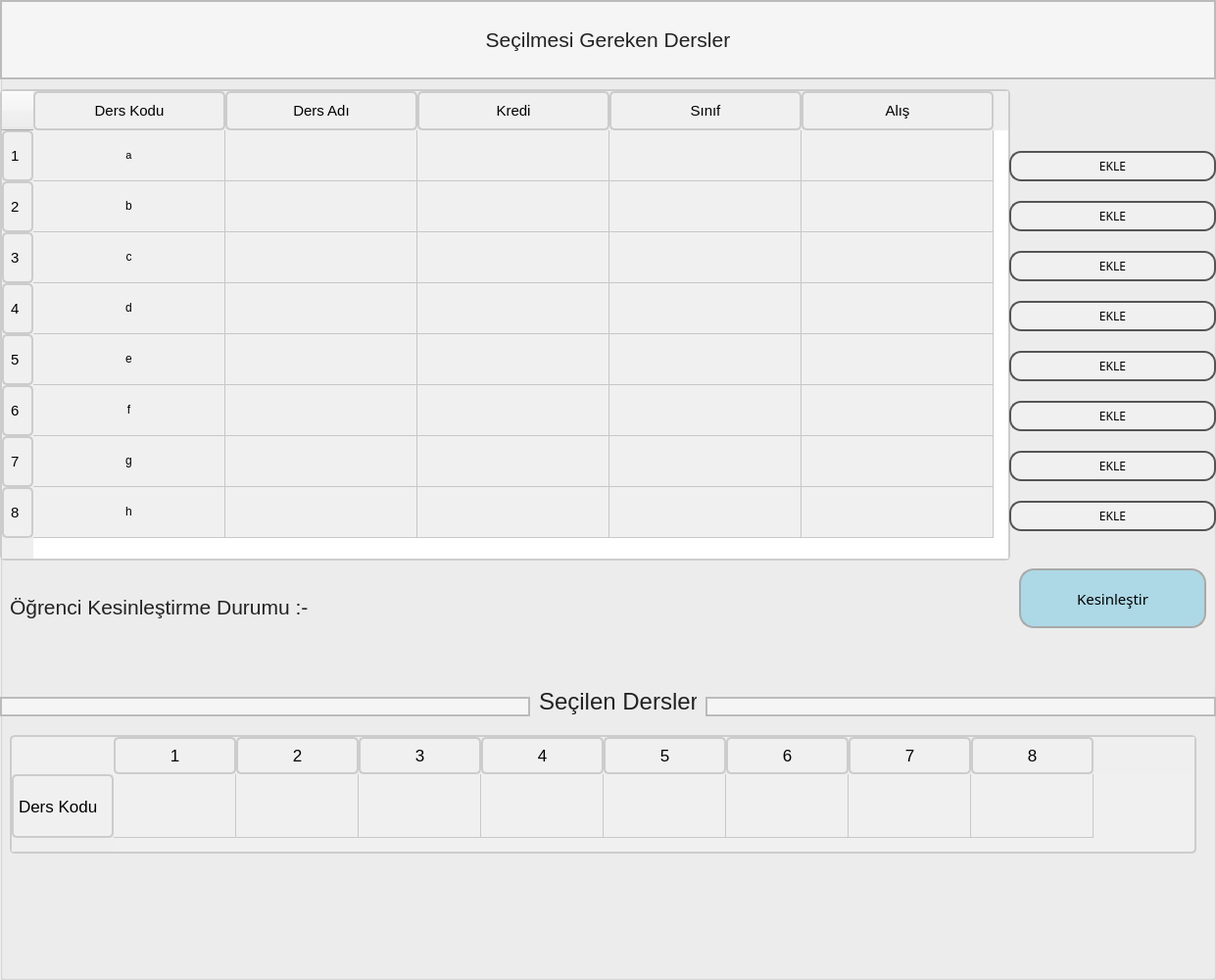
    <widget class="QGroupBox" name="groupBox_derskayit">
     <property name="geometry">
      <rect>
       <x>350</x>
       <y>0</y>
       <width>1241</width>
       <height>1000</height>
      </rect>
     </property>
     <property name="title">
      <string/>
     </property>
     <widget class="QTableWidget" name="tableWidget_kayit">
      <property name="geometry">
       <rect>
        <x>0</x>
        <y>91</y>
        <width>1031</width>
        <height>481</height>
       </rect>
      </property>
      <property name="styleSheet">
       <string notr="true">QTableWidget {
    border: 2px solid #ccc; /* Tablo kenarlık rengi ve kalınlığı */
    border-radius: 5px; /* Kenar yuvarlaklığı */
}

QTableWidget::item {
    padding: 5px; /* Hücre içeriğinin etrafındaki boşluk */
    background-color: #f0f0f0; /* Hücre arka plan rengi */
    border: none; /* Hücre kenarlık stilini kaldırma */
}

QHeaderView::section {
    padding: 7px; /* Sütun başlığı içeriğinin etrafındaki boşluk */
    text-align: center; /* Sütun başlığı metni ortala */
    background-color: #f0f0f0; /* Sütun başlığı arka plan rengi */
    border: 2px solid #ccc; /* Sütun başlığı kenarlık rengi ve kalınlığı */
    border-radius: 5px; /* Kenar yuvarlaklığı */
}

QTableWidget::item:selected {
    background-color: lightblue; /* Seçili hücre arka plan rengi */
}


</string>
      </property>
      <attribute name="horizontalHeaderDefaultSectionSize">
       <number>196</number>
      </attribute>
      <attribute name="horizontalHeaderMinimumSectionSize">
       <number>58</number>
      </attribute>
      <attribute name="verticalHeaderDefaultSectionSize">
       <number>52</number>
      </attribute>
      <attribute name="verticalHeaderMinimumSectionSize">
       <number>50</number>
      </attribute>
      <row>
       <property name="text">
        <string>1</string>
       </property>
       <property name="font">
        <font>
         <pointsize>11</pointsize>
        </font>
       </property>
      </row>
      <row>
       <property name="text">
        <string>2</string>
       </property>
       <property name="font">
        <font>
         <pointsize>11</pointsize>
        </font>
       </property>
      </row>
      <row>
       <property name="text">
        <string>3</string>
       </property>
       <property name="font">
        <font>
         <pointsize>11</pointsize>
        </font>
       </property>
      </row>
      <row>
       <property name="text">
        <string>4</string>
       </property>
       <property name="font">
        <font>
         <pointsize>11</pointsize>
        </font>
       </property>
      </row>
      <row>
       <property name="text">
        <string>5</string>
       </property>
       <property name="font">
        <font>
         <pointsize>11</pointsize>
        </font>
       </property>
      </row>
      <row>
       <property name="text">
        <string>6</string>
       </property>
       <property name="font">
        <font>
         <pointsize>11</pointsize>
        </font>
       </property>
      </row>
      <row>
       <property name="text">
        <string>7</string>
       </property>
       <property name="font">
        <font>
         <pointsize>11</pointsize>
        </font>
       </property>
      </row>
      <row>
       <property name="text">
        <string>8</string>
       </property>
       <property name="font">
        <font>
         <pointsize>11</pointsize>
        </font>
       </property>
      </row>
      <column>
       <property name="text">
        <string>Ders Kodu</string>
       </property>
       <property name="font">
        <font>
         <pointsize>11</pointsize>
        </font>
       </property>
      </column>
      <column>
       <property name="text">
        <string>Ders Adı</string>
       </property>
       <property name="font">
        <font>
         <pointsize>11</pointsize>
        </font>
       </property>
      </column>
      <column>
       <property name="text">
        <string>Kredi</string>
       </property>
       <property name="font">
        <font>
         <pointsize>11</pointsize>
        </font>
       </property>
      </column>
      <column>
       <property name="text">
        <string>Sınıf</string>
       </property>
       <property name="font">
        <font>
         <pointsize>11</pointsize>
        </font>
       </property>
      </column>
      <column>
       <property name="text">
        <string>Alış</string>
       </property>
       <property name="font">
        <font>
         <pointsize>11</pointsize>
        </font>
       </property>
      </column>
      <item row="0" column="0">
       <property name="text">
        <string>a</string>
       </property>
       <property name="font">
        <font>
         <pointsize>8</pointsize>
        </font>
       </property>
       <property name="textAlignment">
        <set>AlignCenter</set>
       </property>
      </item>
      <item row="0" column="2">
       <property name="text">
        <string/>
       </property>
       <property name="textAlignment">
        <set>AlignCenter</set>
       </property>
      </item>
      <item row="0" column="3">
       <property name="text">
        <string/>
       </property>
       <property name="textAlignment">
        <set>AlignCenter</set>
       </property>
      </item>
      <item row="0" column="4">
       <property name="text">
        <string/>
       </property>
       <property name="textAlignment">
        <set>AlignCenter</set>
       </property>
      </item>
      <item row="1" column="0">
       <property name="text">
        <string>b</string>
       </property>
       <property name="textAlignment">
        <set>AlignCenter</set>
       </property>
      </item>
      <item row="1" column="2">
       <property name="text">
        <string/>
       </property>
       <property name="textAlignment">
        <set>AlignCenter</set>
       </property>
      </item>
      <item row="1" column="3">
       <property name="text">
        <string/>
       </property>
       <property name="textAlignment">
        <set>AlignCenter</set>
       </property>
      </item>
      <item row="1" column="4">
       <property name="text">
        <string/>
       </property>
       <property name="textAlignment">
        <set>AlignCenter</set>
       </property>
      </item>
      <item row="2" column="0">
       <property name="text">
        <string>c</string>
       </property>
       <property name="textAlignment">
        <set>AlignCenter</set>
       </property>
      </item>
      <item row="2" column="2">
       <property name="text">
        <string/>
       </property>
       <property name="textAlignment">
        <set>AlignCenter</set>
       </property>
      </item>
      <item row="2" column="3">
       <property name="text">
        <string/>
       </property>
       <property name="textAlignment">
        <set>AlignCenter</set>
       </property>
      </item>
      <item row="2" column="4">
       <property name="text">
        <string/>
       </property>
       <property name="textAlignment">
        <set>AlignCenter</set>
       </property>
      </item>
      <item row="3" column="0">
       <property name="text">
        <string>d</string>
       </property>
       <property name="textAlignment">
        <set>AlignCenter</set>
       </property>
      </item>
      <item row="3" column="2">
       <property name="text">
        <string/>
       </property>
       <property name="textAlignment">
        <set>AlignCenter</set>
       </property>
      </item>
      <item row="3" column="3">
       <property name="text">
        <string/>
       </property>
       <property name="textAlignment">
        <set>AlignCenter</set>
       </property>
      </item>
      <item row="3" column="4">
       <property name="text">
        <string/>
       </property>
       <property name="textAlignment">
        <set>AlignCenter</set>
       </property>
      </item>
      <item row="4" column="0">
       <property name="text">
        <string>e</string>
       </property>
       <property name="textAlignment">
        <set>AlignCenter</set>
       </property>
      </item>
      <item row="4" column="1">
       <property name="text">
        <string/>
       </property>
       <property name="textAlignment">
        <set>AlignLeading|AlignVCenter</set>
       </property>
      </item>
      <item row="4" column="2">
       <property name="text">
        <string/>
       </property>
       <property name="textAlignment">
        <set>AlignCenter</set>
       </property>
      </item>
      <item row="4" column="3">
       <property name="text">
        <string/>
       </property>
       <property name="textAlignment">
        <set>AlignCenter</set>
       </property>
      </item>
      <item row="4" column="4">
       <property name="text">
        <string/>
       </property>
       <property name="textAlignment">
        <set>AlignCenter</set>
       </property>
      </item>
      <item row="5" column="0">
       <property name="text">
        <string>f</string>
       </property>
       <property name="textAlignment">
        <set>AlignCenter</set>
       </property>
      </item>
      <item row="5" column="1">
       <property name="text">
        <string/>
       </property>
       <property name="textAlignment">
        <set>AlignLeading|AlignVCenter</set>
       </property>
      </item>
      <item row="5" column="2">
       <property name="text">
        <string/>
       </property>
       <property name="textAlignment">
        <set>AlignCenter</set>
       </property>
      </item>
      <item row="5" column="3">
       <property name="text">
        <string/>
       </property>
       <property name="textAlignment">
        <set>AlignCenter</set>
       </property>
      </item>
      <item row="5" column="4">
       <property name="text">
        <string/>
       </property>
       <property name="textAlignment">
        <set>AlignCenter</set>
       </property>
      </item>
      <item row="6" column="0">
       <property name="text">
        <string>g</string>
       </property>
       <property name="textAlignment">
        <set>AlignCenter</set>
       </property>
      </item>
      <item row="6" column="2">
       <property name="text">
        <string/>
       </property>
       <property name="textAlignment">
        <set>AlignCenter</set>
       </property>
      </item>
      <item row="6" column="3">
       <property name="text">
        <string/>
       </property>
       <property name="textAlignment">
        <set>AlignCenter</set>
       </property>
      </item>
      <item row="6" column="4">
       <property name="text">
        <string/>
       </property>
       <property name="textAlignment">
        <set>AlignCenter</set>
       </property>
      </item>
      <item row="7" column="0">
       <property name="text">
        <string>h</string>
       </property>
       <property name="textAlignment">
        <set>AlignCenter</set>
       </property>
      </item>
      <item row="7" column="2">
       <property name="text">
        <string/>
       </property>
       <property name="textAlignment">
        <set>AlignCenter</set>
       </property>
      </item>
      <item row="7" column="3">
       <property name="text">
        <string/>
       </property>
       <property name="textAlignment">
        <set>AlignCenter</set>
       </property>
      </item>
      <item row="7" column="4">
       <property name="text">
        <string/>
       </property>
       <property name="textAlignment">
        <set>AlignCenter</set>
       </property>
      </item>
     </widget>
     <widget class="QWidget" name="verticalLayoutWidget">
      <property name="geometry">
       <rect>
        <x>1030</x>
        <y>140</y>
        <width>211</width>
        <height>421</height>
       </rect>
      </property>
      <layout class="QVBoxLayout" name="verticalLayout">
       <item>
        <widget class="QPushButton" name="pushButton_1">
         <property name="font">
          <font>
           <family>Arial Black</family>
          </font>
         </property>
         <property name="styleSheet">
          <string notr="true">QPushButton {
    border: 2px solid #555; /* Kenarlık kalınlığı ve rengi */
    border-radius: 12px; /* Kenar yuvarlaklığı */
    background-color: #f0f0f0; /* Arkaplan rengi */
    color: #000000; /* Yazı rengi */
    padding: 5px 10px; /* İç boşluk (dikey ve yatay) */
}

QPushButton:hover {
    background-color: #ddd; /* Fare üzerine gelindiğinde arka plan rengi */
}

QPushButton:pressed {
    background-color: #ccc; /* Basıldığında arka plan rengi */
}
</string>
         </property>
         <property name="text">
          <string>EKLE</string>
         </property>
         <property name="icon">
          <iconset resource="ikonlar_ogrenci.qrc">
           <normaloff>:/arti/arti.ico</normaloff>:/arti/arti.ico</iconset>
         </property>
         <property name="iconSize">
          <size>
           <width>23</width>
           <height>23</height>
          </size>
         </property>
        </widget>
       </item>
       <item>
        <widget class="QPushButton" name="pushButton_2">
         <property name="font">
          <font>
           <family>Arial Black</family>
          </font>
         </property>
         <property name="styleSheet">
          <string notr="true">QPushButton {
    border: 2px solid #555; /* Kenarlık kalınlığı ve rengi */
    border-radius: 12px; /* Kenar yuvarlaklığı */
    background-color: #f0f0f0; /* Arkaplan rengi */
    color: #000000; /* Yazı rengi */
    padding: 5px 10px; /* İç boşluk (dikey ve yatay) */
}

QPushButton:hover {
    background-color: #ddd; /* Fare üzerine gelindiğinde arka plan rengi */
}

QPushButton:pressed {
    background-color: #ccc; /* Basıldığında arka plan rengi */
}
</string>
         </property>
         <property name="text">
          <string>EKLE</string>
         </property>
         <property name="icon">
          <iconset resource="ikonlar_ogrenci.qrc">
           <normaloff>:/arti/arti.ico</normaloff>:/arti/arti.ico</iconset>
         </property>
         <property name="iconSize">
          <size>
           <width>23</width>
           <height>23</height>
          </size>
         </property>
        </widget>
       </item>
       <item>
        <widget class="QPushButton" name="pushButton_3">
         <property name="font">
          <font>
           <family>Arial Black</family>
          </font>
         </property>
         <property name="styleSheet">
          <string notr="true">QPushButton {
    border: 2px solid #555; /* Kenarlık kalınlığı ve rengi */
    border-radius: 12px; /* Kenar yuvarlaklığı */
    background-color: #f0f0f0; /* Arkaplan rengi */
    color: #000000; /* Yazı rengi */
    padding: 5px 10px; /* İç boşluk (dikey ve yatay) */
}

QPushButton:hover {
    background-color: #ddd; /* Fare üzerine gelindiğinde arka plan rengi */
}

QPushButton:pressed {
    background-color: #ccc; /* Basıldığında arka plan rengi */
}
</string>
         </property>
         <property name="text">
          <string>EKLE</string>
         </property>
         <property name="icon">
          <iconset resource="ikonlar_ogrenci.qrc">
           <normaloff>:/arti/arti.ico</normaloff>:/arti/arti.ico</iconset>
         </property>
         <property name="iconSize">
          <size>
           <width>23</width>
           <height>23</height>
          </size>
         </property>
        </widget>
       </item>
       <item>
        <widget class="QPushButton" name="pushButton_4">
         <property name="font">
          <font>
           <family>Arial Black</family>
          </font>
         </property>
         <property name="styleSheet">
          <string notr="true">QPushButton {
    border: 2px solid #555; /* Kenarlık kalınlığı ve rengi */
    border-radius: 12px; /* Kenar yuvarlaklığı */
    background-color: #f0f0f0; /* Arkaplan rengi */
    color: #000000; /* Yazı rengi */
    padding: 5px 10px; /* İç boşluk (dikey ve yatay) */
}

QPushButton:hover {
    background-color: #ddd; /* Fare üzerine gelindiğinde arka plan rengi */
}

QPushButton:pressed {
    background-color: #ccc; /* Basıldığında arka plan rengi */
}
</string>
         </property>
         <property name="text">
          <string>EKLE</string>
         </property>
         <property name="icon">
          <iconset resource="ikonlar_ogrenci.qrc">
           <normaloff>:/arti/arti.ico</normaloff>:/arti/arti.ico</iconset>
         </property>
         <property name="iconSize">
          <size>
           <width>23</width>
           <height>23</height>
          </size>
         </property>
        </widget>
       </item>
       <item>
        <widget class="QPushButton" name="pushButton_5">
         <property name="font">
          <font>
           <family>Arial Black</family>
          </font>
         </property>
         <property name="styleSheet">
          <string notr="true">QPushButton {
    border: 2px solid #555; /* Kenarlık kalınlığı ve rengi */
    border-radius: 12px; /* Kenar yuvarlaklığı */
    background-color: #f0f0f0; /* Arkaplan rengi */
    color: #000000; /* Yazı rengi */
    padding: 5px 10px; /* İç boşluk (dikey ve yatay) */
}

QPushButton:hover {
    background-color: #ddd; /* Fare üzerine gelindiğinde arka plan rengi */
}

QPushButton:pressed {
    background-color: #ccc; /* Basıldığında arka plan rengi */
}
</string>
         </property>
         <property name="text">
          <string>EKLE</string>
         </property>
         <property name="icon">
          <iconset resource="ikonlar_ogrenci.qrc">
           <normaloff>:/arti/arti.ico</normaloff>:/arti/arti.ico</iconset>
         </property>
         <property name="iconSize">
          <size>
           <width>23</width>
           <height>23</height>
          </size>
         </property>
        </widget>
       </item>
       <item>
        <widget class="QPushButton" name="pushButton_6">
         <property name="font">
          <font>
           <family>Arial Black</family>
          </font>
         </property>
         <property name="styleSheet">
          <string notr="true">QPushButton {
    border: 2px solid #555; /* Kenarlık kalınlığı ve rengi */
    border-radius: 12px; /* Kenar yuvarlaklığı */
    background-color: #f0f0f0; /* Arkaplan rengi */
    color: #000000; /* Yazı rengi */
    padding: 5px 10px; /* İç boşluk (dikey ve yatay) */
}

QPushButton:hover {
    background-color: #ddd; /* Fare üzerine gelindiğinde arka plan rengi */
}

QPushButton:pressed {
    background-color: #ccc; /* Basıldığında arka plan rengi */
}
</string>
         </property>
         <property name="text">
          <string>EKLE</string>
         </property>
         <property name="icon">
          <iconset resource="ikonlar_ogrenci.qrc">
           <normaloff>:/arti/arti.ico</normaloff>:/arti/arti.ico</iconset>
         </property>
         <property name="iconSize">
          <size>
           <width>23</width>
           <height>23</height>
          </size>
         </property>
        </widget>
       </item>
       <item>
        <widget class="QPushButton" name="pushButton_7">
         <property name="font">
          <font>
           <family>Arial Black</family>
          </font>
         </property>
         <property name="styleSheet">
          <string notr="true">QPushButton {
    border: 2px solid #555; /* Kenarlık kalınlığı ve rengi */
    border-radius: 12px; /* Kenar yuvarlaklığı */
    background-color: #f0f0f0; /* Arkaplan rengi */
    color: #000000; /* Yazı rengi */
    padding: 5px 10px; /* İç boşluk (dikey ve yatay) */
}

QPushButton:hover {
    background-color: #ddd; /* Fare üzerine gelindiğinde arka plan rengi */
}

QPushButton:pressed {
    background-color: #ccc; /* Basıldığında arka plan rengi */
}
</string>
         </property>
         <property name="text">
          <string>EKLE</string>
         </property>
         <property name="icon">
          <iconset resource="ikonlar_ogrenci.qrc">
           <normaloff>:/arti/arti.ico</normaloff>:/arti/arti.ico</iconset>
         </property>
         <property name="iconSize">
          <size>
           <width>23</width>
           <height>23</height>
          </size>
         </property>
        </widget>
       </item>
       <item>
        <widget class="QPushButton" name="pushButton_8">
         <property name="font">
          <font>
           <family>Arial Black</family>
          </font>
         </property>
         <property name="styleSheet">
          <string notr="true">QPushButton {
    border: 2px solid #555; /* Kenarlık kalınlığı ve rengi */
    border-radius: 12px; /* Kenar yuvarlaklığı */
    background-color: #f0f0f0; /* Arkaplan rengi */
    color: #000000; /* Yazı rengi */
    padding: 5px 10px; /* İç boşluk (dikey ve yatay) */
}

QPushButton:hover {
    background-color: #ddd; /* Fare üzerine gelindiğinde arka plan rengi */
}

QPushButton:pressed {
    background-color: #ccc; /* Basıldığında arka plan rengi */
}
</string>
         </property>
         <property name="text">
          <string>EKLE</string>
         </property>
         <property name="icon">
          <iconset resource="ikonlar_ogrenci.qrc">
           <normaloff>:/arti/arti.ico</normaloff>:/arti/arti.ico</iconset>
         </property>
         <property name="iconSize">
          <size>
           <width>23</width>
           <height>23</height>
          </size>
         </property>
        </widget>
       </item>
      </layout>
     </widget>
     <widget class="QPushButton" name="pushButton_kesinlestir">
      <property name="geometry">
       <rect>
        <x>1040</x>
        <y>580</y>
        <width>191</width>
        <height>61</height>
       </rect>
      </property>
      <property name="font">
       <font>
        <family>Arial Black</family>
        <pointsize>11</pointsize>
       </font>
      </property>
      <property name="styleSheet">
       <string notr="true">QPushButton {
    border: 2px solid #a9a9a9;
    border-radius: 15px;
    background-color: #add8e6; /* Açık mavi tonu */
}

QPushButton:hover {
    background-color: #88b8d6; /* Biraz daha koyu mavi tonu */
}
</string>
      </property>
      <property name="text">
       <string>Kesinleştir</string>
      </property>
     </widget>
     <widget class="QLabel" name="label_ogrencikesinlestirme">
      <property name="geometry">
       <rect>
        <x>10</x>
        <y>604</y>
        <width>571</width>
        <height>31</height>
       </rect>
      </property>
      <property name="font">
       <font>
        <pointsize>-1</pointsize>
       </font>
      </property>
      <property name="styleSheet">
       <string notr="true">QLabel {
    font-size: 21px; /* Yazı boyutu */
    color: #222; /* Koyu renkli yazı rengi */
}
</string>
      </property>
      <property name="text">
       <string>Öğrenci Kesinleştirme Durumu :- 	</string>
      </property>
     </widget>
     <widget class="QLabel" name="label_4">
      <property name="geometry">
       <rect>
        <x>0</x>
        <y>0</y>
        <width>1241</width>
        <height>81</height>
       </rect>
      </property>
      <property name="font">
       <font>
        <pointsize>16</pointsize>
       </font>
      </property>
      <property name="styleSheet">
       <string notr="true">QLabel {
	border-image: url(:/arkaplan/ic_arkaplan.jpg);
    color: #222; /* Yazı rengi */
    background-color: #f5f5f5; /* Yumuşak bir gri tonu */
    border: 2px solid #bbb; /* Kenarlık */
    border-radius: 0px; /* Kenar yuvarlaklığı kaldırıldı */
    padding: 10px; /* İç boşluk */
}

QLabel:hover {
    background-color: #ddd; /* Fare üzerine gelindiğinde arka plan rengi */
}
</string>
      </property>
      <property name="text">
       <string>Seçilmesi Gereken Dersler</string>
      </property>
      <property name="alignment">
       <set>Qt::AlignCenter</set>
      </property>
     </widget>
     <widget class="QTableWidget" name="tableWidget_kesinlesendersler">
      <property name="geometry">
       <rect>
        <x>10</x>
        <y>750</y>
        <width>1211</width>
        <height>121</height>
       </rect>
      </property>
      <property name="styleSheet">
       <string notr="true">QTableWidget {
    background-color: #f0f0f0; /* Tablo arka plan rengi */
    alternate-background-color: #e0e0e0; /* Sıra arka plan rengi */
    selection-background-color: #c0c0c0; /* Seçilen hücre arka plan rengi */
    selection-color: #ffffff; /* Seçilen hücre metin rengi */
    border: 2px solid #ccc; /* Tablo kenarlık rengi ve kalınlığı */
    border-radius: 5px; /* Kenar yuvarlaklığı */
}

QTableWidget::item {
    padding: 5px; /* Hücre içeriğinin etrafındaki boşluk */
    background-color: #f0f0f0; /* Hücre arka plan rengi */
    border: none; /* Hücre kenarlık stilini kaldırma */
}

QHeaderView::section {
    background-color: #f0f0f0; /* Başlık arka plan rengi */
    color: #000000; /* Başlık metin rengi */
    padding: 5px; /* Başlık iç boşluğu */
    border: 2px solid #ccc; /* Başlık kenarlık rengi ve kalınlığı */
    border-radius: 5px; /* Kenar yuvarlaklığı */
    text-align: center; /* Sütun başlığı metni ortala */
}

QTableWidget::item:selected {
    background-color: #c0c0c0; /* Seçilen hücre arka plan rengi */
    color: #ffffff; /* Seçilen hücre metin rengi */
}

QTableWidget QHeaderView {
    width: 100px; /* Sütun genişliği */
}
QTableCornerButton {
    background-color: #f0f0f0; /* Sol üst köşe kutusu arka plan rengi */
    border: none; /* Sol üst köşe kutusu kenarlık stilini kaldırma */
}
QTableCornerButton::section {
    background-color: transparent; /* Sol üst köşe kutusu arka plan rengi */
    border: none; /* Sol üst köşe kutusu kenarlık stilini kaldırma */
}
</string>
      </property>
      <attribute name="horizontalHeaderDefaultSectionSize">
       <number>125</number>
      </attribute>
      <attribute name="horizontalHeaderMinimumSectionSize">
       <number>80</number>
      </attribute>
      <attribute name="verticalHeaderDefaultSectionSize">
       <number>65</number>
      </attribute>
      <attribute name="verticalHeaderMinimumSectionSize">
       <number>65</number>
      </attribute>
      <row>
       <property name="text">
        <string>Ders Kodu</string>
       </property>
       <property name="font">
        <font>
         <pointsize>13</pointsize>
        </font>
       </property>
      </row>
      <column>
       <property name="text">
        <string>1</string>
       </property>
       <property name="font">
        <font>
         <pointsize>13</pointsize>
        </font>
       </property>
      </column>
      <column>
       <property name="text">
        <string>2</string>
       </property>
       <property name="font">
        <font>
         <pointsize>13</pointsize>
        </font>
       </property>
      </column>
      <column>
       <property name="text">
        <string>3</string>
       </property>
       <property name="font">
        <font>
         <pointsize>13</pointsize>
        </font>
       </property>
      </column>
      <column>
       <property name="text">
        <string>4</string>
       </property>
       <property name="font">
        <font>
         <pointsize>13</pointsize>
        </font>
       </property>
      </column>
      <column>
       <property name="text">
        <string>5</string>
       </property>
       <property name="font">
        <font>
         <pointsize>13</pointsize>
        </font>
       </property>
      </column>
      <column>
       <property name="text">
        <string>6</string>
       </property>
       <property name="font">
        <font>
         <pointsize>13</pointsize>
        </font>
       </property>
      </column>
      <column>
       <property name="text">
        <string>7</string>
       </property>
       <property name="font">
        <font>
         <pointsize>13</pointsize>
        </font>
       </property>
      </column>
      <column>
       <property name="text">
        <string>8</string>
       </property>
       <property name="font">
        <font>
         <pointsize>13</pointsize>
        </font>
       </property>
      </column>
      <item row="0" column="0">
       <property name="text">
        <string/>
       </property>
       <property name="font">
        <font>
         <pointsize>9</pointsize>
        </font>
       </property>
       <property name="textAlignment">
        <set>AlignCenter</set>
       </property>
      </item>
      <item row="0" column="1">
       <property name="text">
        <string/>
       </property>
       <property name="font">
        <font>
         <pointsize>9</pointsize>
        </font>
       </property>
       <property name="textAlignment">
        <set>AlignCenter</set>
       </property>
      </item>
      <item row="0" column="2">
       <property name="text">
        <string/>
       </property>
       <property name="font">
        <font>
         <pointsize>9</pointsize>
        </font>
       </property>
       <property name="textAlignment">
        <set>AlignCenter</set>
       </property>
      </item>
      <item row="0" column="3">
       <property name="text">
        <string/>
       </property>
       <property name="font">
        <font>
         <pointsize>9</pointsize>
        </font>
       </property>
       <property name="textAlignment">
        <set>AlignCenter</set>
       </property>
      </item>
      <item row="0" column="4">
       <property name="text">
        <string/>
       </property>
       <property name="font">
        <font>
         <pointsize>9</pointsize>
        </font>
       </property>
       <property name="textAlignment">
        <set>AlignCenter</set>
       </property>
      </item>
      <item row="0" column="5">
       <property name="text">
        <string/>
       </property>
       <property name="font">
        <font>
         <pointsize>9</pointsize>
        </font>
       </property>
       <property name="textAlignment">
        <set>AlignCenter</set>
       </property>
      </item>
      <item row="0" column="6">
       <property name="text">
        <string/>
       </property>
       <property name="font">
        <font>
         <pointsize>9</pointsize>
        </font>
       </property>
       <property name="textAlignment">
        <set>AlignCenter</set>
       </property>
      </item>
      <item row="0" column="7">
       <property name="text">
        <string/>
       </property>
       <property name="font">
        <font>
         <pointsize>9</pointsize>
        </font>
       </property>
       <property name="textAlignment">
        <set>AlignCenter</set>
       </property>
      </item>
     </widget>
     <widget class="QLabel" name="label_3">
      <property name="geometry">
       <rect>
        <x>12</x>
        <y>745</y>
        <width>141</width>
        <height>61</height>
       </rect>
      </property>
      <property name="text">
       <string/>
      </property>
     </widget>
     <widget class="QLabel" name="label_5">
      <property name="geometry">
       <rect>
        <x>0</x>
        <y>90</y>
        <width>41</width>
        <height>56</height>
       </rect>
      </property>
      <property name="text">
       <string/>
      </property>
     </widget>
     <widget class="QLabel" name="label_ogrencikesinlestirme_2">
      <property name="geometry">
       <rect>
        <x>550</x>
        <y>700</y>
        <width>161</width>
        <height>31</height>
       </rect>
      </property>
      <property name="font">
       <font>
        <pointsize>-1</pointsize>
       </font>
      </property>
      <property name="styleSheet">
       <string notr="true">QLabel {
    font-size: 24px; /* Yazı boyutu */
    color: #222; /* Koyu renkli yazı rengi */
}
</string>
      </property>
      <property name="text">
       <string>Seçilen Dersler</string>
      </property>
     </widget>
     <widget class="QLabel" name="label_6">
      <property name="geometry">
       <rect>
        <x>0</x>
        <y>711</y>
        <width>541</width>
        <height>20</height>
       </rect>
      </property>
      <property name="font">
       <font>
        <pointsize>14</pointsize>
       </font>
      </property>
      <property name="styleSheet">
       <string notr="true">QLabel {
	
	border-image: url(:/arkaplan/ic_arkaplan.jpg);
    color: #222; /* Yazı rengi */
    background-color: #f5f5f5; /* Yumuşak bir gri tonu */
    border: 2px solid #bbb; /* Kenarlık */
    border-radius: 0px; /* Kenar yuvarlaklığı kaldırıldı */
    padding: 10px; /* İç boşluk */
}

QLabel:hover {
    background-color: #ddd; /* Fare üzerine gelindiğinde arka plan rengi */
}
</string>
      </property>
      <property name="text">
       <string/>
      </property>
     </widget>
     <widget class="QLabel" name="label_7">
      <property name="geometry">
       <rect>
        <x>720</x>
        <y>711</y>
        <width>521</width>
        <height>20</height>
       </rect>
      </property>
      <property name="font">
       <font>
        <pointsize>14</pointsize>
       </font>
      </property>
      <property name="styleSheet">
       <string notr="true">QLabel {
	
	border-image: url(:/arkaplan/ic_arkaplan.jpg);
    color: #222; /* Yazı rengi */
    background-color: #f5f5f5; /* Yumuşak bir gri tonu */
    border: 2px solid #bbb; /* Kenarlık */
    border-radius: 0px; /* Kenar yuvarlaklığı kaldırıldı */
    padding: 10px; /* İç boşluk */
}

QLabel:hover {
    background-color: #ddd; /* Fare üzerine gelindiğinde arka plan rengi */
}
</string>
      </property>
      <property name="text">
       <string/>
      </property>
     </widget>
     <widget class="QLabel" name="label_8">
      <property name="geometry">
       <rect>
        <x>1143</x>
        <y>750</y>
        <width>131</width>
        <height>131</height>
       </rect>
      </property>
      <property name="text">
       <string/>
      </property>
     </widget>
    </widget>
